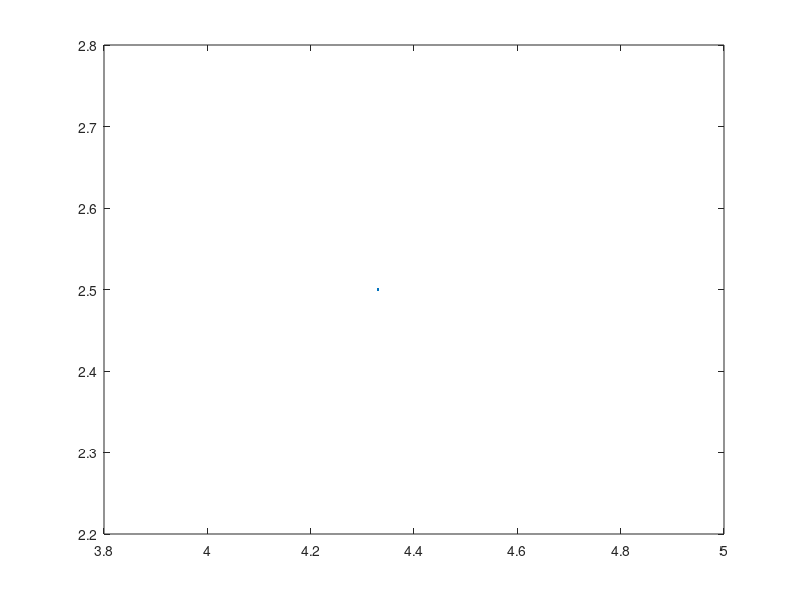

MATLAB code for this plot:
clear all
clc

% 2-DOF 2D Manipulator Calculations. 
% Two revolute joints (rotation in degrees). Note: Calculations are shown
% and done as per first joint1 rotates and then joint2.

% FRAME0(BASE FRAME) = F0 = JOINT1
% FRAME1 = F1 = JOINT2

L1 = 5;                                                                     % length of 1st arm
theta1 = 0                                                                  % angle subtended by 1st arm (before any rotation)
joint1 = 30                                                                 % desried angle of rotation of 1st arm
x1 = L1*cosd(theta1); 
y1 = L1*sind(theta1);
fprintf('Position of L1 in FRAME0, before any joint1 rotation = [x1;y1;0;1]')
L1_F0 = [x1;y1;0;1]

fprintf('Rotation Matrix for joint1 rotation around z-axis')
R01 = [cosd(joint1) -sind(joint1) 0 0; sind(joint1) cosd(joint1) 0 0; 0 0 1 0; 0 0 0 1]

fprintf('Position of L1 in FRAME0, after joint1 rotation = R01*L1_F0')
P1 = R01*L1_F0

fprintf('--------------------------------------------------------------\n')

L2 = 3;                                                                     % length of 2nd arm
theta2 = 0                                                                  % angle subtended by 2nd arm (before any rotation)
joint2 = 120                                                                 % desried angle of rotation of 2nd arm
x2 = L2*cosd(theta2);
y2 = L2*sind(theta2);
fprintf('Position of L2 in FRAME1, before any joint2 rotation = [x2;y2;0;1]')
L2_F1 = [x2;y2;0;1]

fprintf('Rotation Matrix for joint2 rotation around z-axis')
R12 = [cosd(joint2) -sind(joint2) 0 0; sind(joint2) cosd(joint2) 0 0; 0 0 1 0; 0 0 0 1]

fprintf('--------------------------------------------------------------\n')

theta1F = theta1 + joint1;                                                  % final angle subtended by 1st arm (after the joint1 rotation)
fprintf('Relation b/w FRAME0 and FRAME1 (for joint1 rotation by 30)')
H01 = [cosd(theta1F) -sind(theta1F) 0 P1(1,1); sind(theta1F) cosd(theta1F) 0 P1(2,1); 0 0 1 P1(3,1); 0 0 0 1]

fprintf('Position of L2 in FRAME0, after joint1 rotation but before joint2 rotation = H01*L2_F1')
L2_F0 = H01*L2_F1

fprintf('Position of L2 in FRAME1, after joint2 rotation = R12*L2_F1')
L2_F1 = R12*L2_F1

fprintf('--------------------------------------------------------------\n')

fprintf('Position of L2 in FRAME0, after joint2 rotation = H01*L2_F1')
P2 = H01*L2_F1

plot(P1(1),P1(2))

